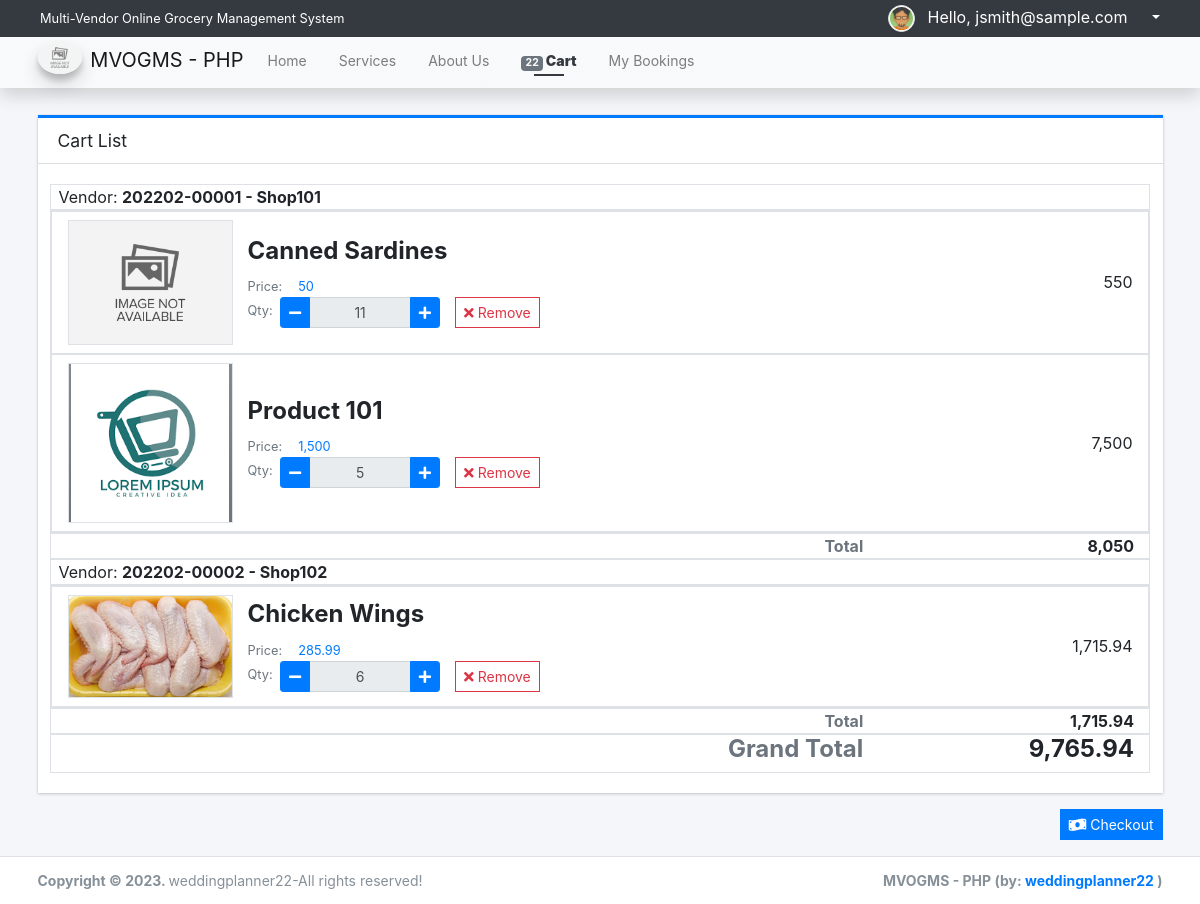
/?page=orders/cart (signed in), run on the app's committed database.
### tables this page shows
CREATE TABLE `vendor_list` (
  `id` int(30) NOT NULL,
  `code` varchar(100) NOT NULL,
  `shop_type_id` int(30) NOT NULL,
  `shop_name` text NOT NULL,
  `shop_owner` text NOT NULL,
  `contact` text NOT NULL,
  `username` text NOT NULL,
  `password` text NOT NULL,
  `avatar` text DEFAULT NULL,
  `status` tinyint(1) NOT NULL DEFAULT 1,
  `delete_flag` tinyint(1) NOT NULL DEFAULT 0,
  `date_created` datetime NOT NULL DEFAULT current_timestamp(),
  `date_updated` datetime DEFAULT NULL ON UPDATE current_timestamp()
);

CREATE TABLE `cart_list` (
  `id` int(30) NOT NULL,
  `client_id` int(30) NOT NULL,
  `product_id` int(30) NOT NULL,
  `quantity` float NOT NULL DEFAULT 0
);

CREATE TABLE `product_list` (
  `id` int(30) NOT NULL,
  `vendor_id` int(30) DEFAULT NULL,
  `category_id` int(30) DEFAULT NULL,
  `name` text NOT NULL,
  `description` text NOT NULL,
  `price` double NOT NULL DEFAULT 0,
  `image_path` text DEFAULT NULL,
  `status` tinyint(1) NOT NULL DEFAULT 1,
  `delete_flag` tinyint(1) NOT NULL DEFAULT 0,
  `date_created` datetime NOT NULL DEFAULT current_timestamp(),
  `date_updated` datetime DEFAULT NULL ON UPDATE current_timestamp()
);

### classes/DBConnection.php (called while the page is built, shortened)
<?php
class DBConnection{
    private $host = DB_SERVER;
    private $username = DB_USERNAME;
    private $password = DB_PASSWORD;
    private $database = DB_NAME;
    public $conn;
    public function __construct(){
        if (!isset($this->conn)) {
            $this->conn = new mysqli($this->host, $this->username, $this->password, $this->database);
        }
    }
}
?>

### classes/SystemSettings.php (called while the page is built, shortened)
<?php
class SystemSettings extends DBConnection{
	function userdata($field = ''){
		if(!empty($field)){
			if(isset($_SESSION['userdata'][$field]))
				return $_SESSION['userdata'][$field];
			else
				return null;
		}else{
			return false;
		}
	}
}
$_settings = new SystemSettings();
?>

### config.php (called while the page is built, shortened)
<?php
require_once('classes/DBConnection.php');
require_once('classes/SystemSettings.php');
function validate_image($file){
    $file = explode("?",$file)[0];
	if(!empty($file)){
		if(is_file(base_app.$file)){
			return base_url.$file;
		}else{
			return base_url.'dist/img/no-image-available.png';
		}
	}else{
		return base_url.'dist/img/no-image-available.png';
	}
}
function format_num($number = 0, $max_decimal = ''){
    if(is_numeric($number)){
        $ex = explode('.',$number);
        $dec = isset($ex[1]) ? strlen($ex[1]) : 0;
        if(empty($max_decimal) || (is_numeric($max_decimal) && $max_decimal >= $dec)){
            return number_format($number,$dec);
        }else{
            if(is_numeric($max_decimal))
                return number_format($number,$max_decimal);
            else
                return "Invalid Maximum Decimal";
        }
    }else{
        return "Invalid Number";
    }
}
?>

### orders/cart.php (the view, shortened to what this page needs)
<div class="content py-3">
    <div class="card card-outline card-primary rounded-0 shadow-0">
        <div class="card-header">
            <h5 class="card-title">Cart List</h5>
        </div>
        <div class="card-body">
            <div id="cart-list">
                <div class="row">
                <?php
                $gtotal = 0;
                $vendors = $conn->query("SELECT * FROM `vendor_list` where id in (SELECT vendor_id from product_list where id in (SELECT product_id FROM `cart_list` where client_id ='{$_settings->userdata('id')}')) order by `shop_name` asc");
                while($vrow=$vendors->fetch_assoc()):
                ?>
                    <div class="col-12 border">
                        <span>Vendor: <b><?= $vrow['code']. " - " . $vrow['shop_name'] ?></b></span>
                    </div>
                    <div class="col-12 border p-0">
                        <?php
                        $vtotal = 0;
                        $products = $conn->query("SELECT c.*, p.name as `name`, p.price,p.image_path FROM `cart_list` c inner join product_list p on c.product_id = p.id where c.client_id = '{$_settings->userdata('id')}' and p.vendor_id = '{$vrow['id']}' order by p.name asc");
                        while($prow = $products->fetch_assoc()):
                            $total = $prow['price'] * $prow['quantity'];
                            $gtotal += $total;
                            $vtotal += $total;
                        ?>
                        <div class="d-flex align-items-center border p-2">
                            <div class="col-2 text-center">
                                <a href="./?page=products/view_product&id=<?= $prow['product_id'] ?>"><img src="<?= validate_image($prow['image_path']) ?>" alt="" class="img-center prod-img border bg-gradient-gray"></a>
                            </div>
                            <div class="col-auto flex-shrink-1 flex-grow-1">
                                <h4><b><?= $prow['name'] ?></b></h4>
                                <div class="d-flex">
                                    <div class="col-auto px-0"><small class="text-muted">Price: </small></div>
                                    <div class="col-auto px-0 flex-shrink-1 flex-grow-1"><p class="m-0 pl-3"><small class="text-primary"><?= format_num($prow['price']) ?></small></p></div>
                                </div>
                                <div class="d-flex">
                                    <div class="col-auto px-0"><small class="text-muted">Qty: </small></div>
                                    <div class="col-auto">
                                        <div class="" style="width:10em">
                                            <div class="input-group input-group-sm">
                                                <div class="input-group-prepend"><button class="btn btn-primary min-qty" data-id="<?= $prow['id'] ?>" type="button"><i class="fa fa-minus"></i></button></div>
                                                <input type="text" value="<?= $prow['quantity'] ?>" class="form-control text-center" readonly="readonly">
                                                <div class="input-group-append"><button class="btn btn-primary plus-qty" data-id="<?= $prow['id'] ?>" type="button"><i class="fa fa-plus"></i></button></div>
                                            </div>
                                        </div>
                                    </div>
                                    <div class="col-auto flex-shrink-1 flex-grow-1">
                                        <button class="btn btn-flat btn-outline-danger btn-sm rem_item"  data-id="<?= $prow['id'] ?>"><i class="fa fa-times"></i> Remove</button>
                                    </div>
                                </div>
                            </div>
                            <div class="col-3 text-right"><?= format_num($total) ?></div>
                        </div>
                        <?php endwhile; ?>
                    </div>
                    <div class="col-12 border">
                        <div class="d-flex">
                            <div class="col-9 text-right font-weight-bold text-muted">Total</div>
                            <div class="col-3 text-right font-weight-bold"><?= format_num($vtotal) ?></div>
                        </div>
                    </div>
                <?php endwhile; ?>
                    <div class="col-12 border">
                        <div class="d-flex">
                            <div class="col-9 h4 font-weight-bold text-right text-muted">Grand Total</div>
                            <div class="col-3 h4 font-weight-bold text-right"><?= format_num($gtotal) ?></div>
                        </div>
                    </div>
                </div>
            </div>
        </div>
    </div>
    <div class="text-right">
        <a href="./?page=orders/checkout" class="btn btn-flat btn-primary btn-sm"><i class="fa fa-money-bill-wave"></i> Checkout</a>
    </div>
</div>

### orders/cart.php (style rules this page uses)
.prod-img { width:calc(100%); height:auto; max-height: 10em; object-fit:scale-down; object-position:center center }

### data on the page
vendor_list: code "202202-00001", shop_name "Shop101", vtotal "8,050"
cart_list: shows a picture, product.name "Canned Sardines", product.price "50", quantity "11", format_num($total) "550"
cart_list: shows a picture, product.name "Product 101", product.price "1,500", quantity "5", format_num($total) "7,500"
vendor_list: code "202202-00002", shop_name "Shop102", vtotal "1,715.94"
cart_list: shows a picture, product.name "Chicken Wings", product.price "285.99", quantity "6", format_num($total) "1,715.94"

### other printed values
$_settings->info('name') "Multi-Vendor Online Grocery Management System"
$_settings->userdata('email') "jsmith@sample.com"
$_settings->info('short_name') "MVOGMS - PHP"
format_num($cart_count) "22"
format_num($gtotal) "9,765.94"
